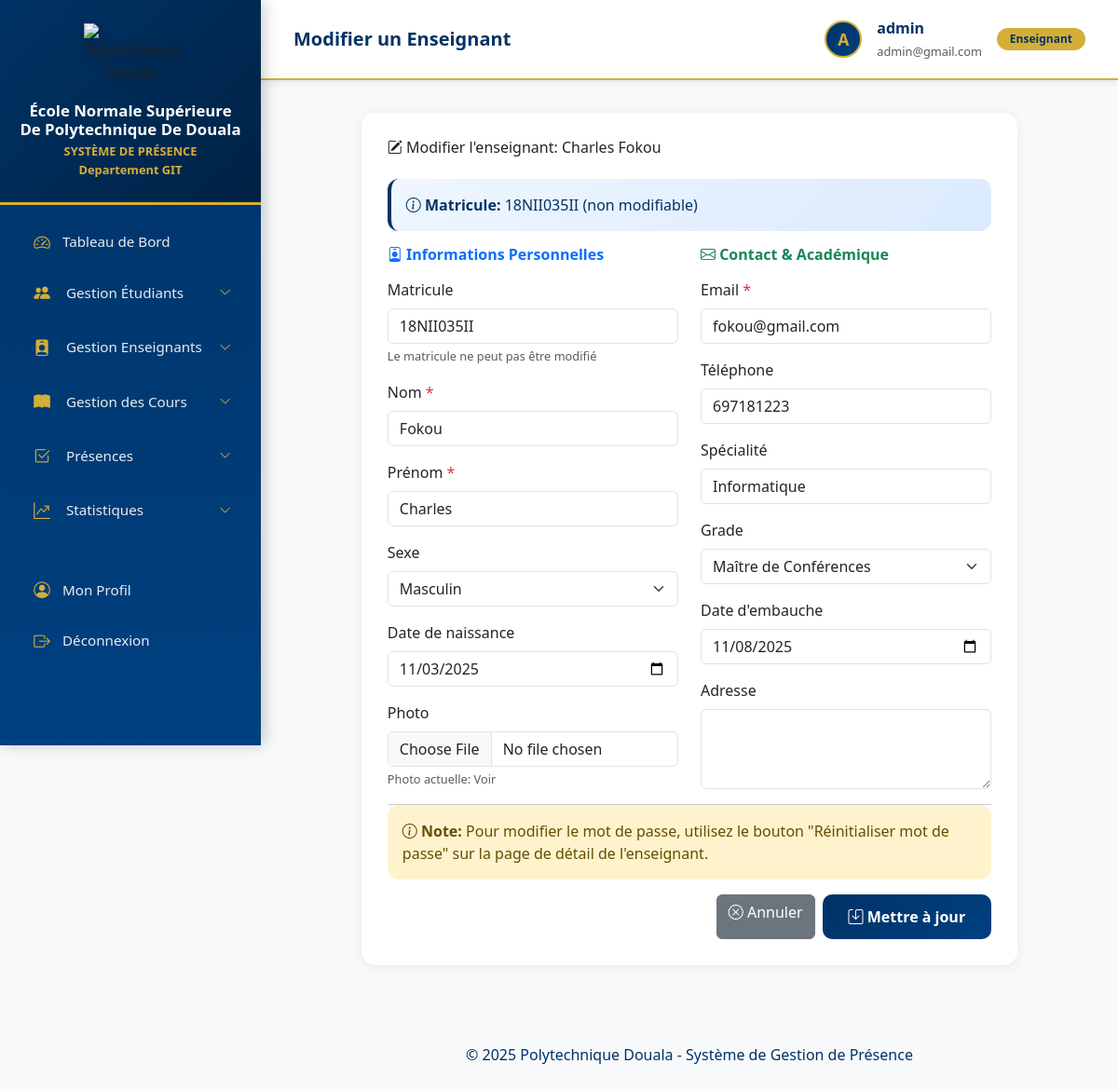
Page /enseignants/18NII035II/modifier/ (signed in) on the committed database.
### accounts/models.py (models this page shows, shortened)
class Profil(models.Model):
    ROLES = [
        ('ADMIN', 'Administrateur'),
        ('ENSEIGNANT', 'Enseignant'),
        ('SCOLARITE', 'Service Scolarité'),
    ]
    user = models.OneToOneField(User, on_delete=models.CASCADE,
                               related_name='profil',
                               verbose_name="Utilisateur")
    role = models.CharField(max_length=20, choices=ROLES,
                           default='ENSEIGNANT',
                           verbose_name="Rôle")
    telephone = models.CharField(max_length=20, blank=True, null=True,
                                verbose_name="Téléphone")
    photo = models.ImageField(upload_to='profils/photos/',
                             blank=True, null=True,
                             verbose_name="Photo")
    adresse = models.TextField(blank=True, null=True, verbose_name="Adresse")
    actif = models.BooleanField(default=True, verbose_name="Actif")
    date_creation = models.DateTimeField(auto_now_add=True)
    date_modification = models.DateTimeField(auto_now=True)
    class Meta:
        verbose_name = "Profil"
        verbose_name_plural = "Profils"
        ordering = ['user__username']
    def est_admin(self):
        return self.role == 'ADMIN' or self.user.is_superuser

### teachers/models.py (models this page shows, shortened)
class Enseignant(models.Model):
    GRADES = [
        ('ASSISTANT', 'Assistant'),
        ('CHARGE', 'Chargé de cours'),
        ('MAITRE_ASSISTANT', 'Maître Assistant'),
        ('MAITRE_CONFERENCE', 'Maître de Conférences'),
        ('PROFESSEUR', 'Professeur'),
    ]
    user = models.OneToOneField(User, on_delete=models.CASCADE, related_name='enseignant', verbose_name="Utilisateur")
    matricule = models.CharField(max_length=20, unique=True, verbose_name="Matricule")
    nom = models.CharField(max_length=100, verbose_name="Nom")
    prenom = models.CharField(max_length=100, verbose_name="Prénom")
    email = models.EmailField(unique=True, verbose_name="Email")
    telephone = models.CharField(max_length=20, blank=True, null=True, verbose_name="Téléphone")
    specialite = models.CharField(max_length=100, blank=True, null=True, verbose_name="Spécialité")
    grade = models.CharField(max_length=20, choices=GRADES, blank=True, null=True, verbose_name="Grade")
    date_naissance = models.DateField(blank=True, null=True, verbose_name="Date de naissance")
    sexe = models.CharField(max_length=1, choices=[('M', 'Masculin'), ('F', 'Féminin')], blank=True, null=True)
    adresse = models.TextField(blank=True, null=True, verbose_name="Adresse")
    date_embauche = models.DateField(blank=True, null=True, verbose_name="Date d'embauche")
    actif = models.BooleanField(default=True, verbose_name="Actif")
    photo = models.ImageField(upload_to='enseignants/photos/', blank=True, null=True, verbose_name="Photo")
    date_creation = models.DateTimeField(auto_now_add=True)
    class Meta:
        verbose_name = "Enseignant"
        verbose_name_plural = "Enseignants"
        ordering = ['nom', 'prenom']
    def nom_complet(self):
        return f"{self.prenom} {self.nom}"

### teachers/views.py (the view, shortened to what this page needs)
# urls.py: path('<str:matricule>/modifier/', views.modifier_enseignant, name='modifier_enseignant'),
@login_required
def modifier_enseignant(request, matricule):
    if not (request.user.profil.est_admin() or request.user.profil.est_scolarite()):
        messages.error(request, '⛔ Accès refusé.')
        return redirect('dashboard')
    enseignant = get_object_or_404(Enseignant, matricule=matricule)
    context = {
        'enseignant': enseignant,
        'grades': Enseignant.GRADES,
    }
    return render(request, 'teachers/modifier_enseignant.html', context)

### teachers/templates/teachers/modifier_enseignant.html (shortened to what this page needs)
{% extends 'base.html' %}
{% block page_title %}Modifier un Enseignant{% endblock %}
{% block content %}
<div class="row justify-content-center">
    <div class="col-md-10">
        <div class="table-card">
            <h4 class="mb-4">
                <i class="bi bi-pencil-square"></i>
                Modifier l'enseignant: {{ enseignant.nom_complet }}
            </h4>
            <div class="alert alert-info">
                <i class="bi bi-info-circle"></i>
                <strong>Matricule:</strong> {{ enseignant.matricule }} (non modifiable)
            </div>
            <form method="post" enctype="multipart/form-data">
                <div class="row">
                    <div class="col-md-6">
                        <h5 class="mb-3 text-primary">
                            <i class="bi bi-person-badge"></i> Informations Personnelles
                        </h5>
                        <div class="mb-3">
                            <label class="form-label">Matricule</label>
                            <input type="text" class="form-control" value="{{ enseignant.matricule }}" readonly>
                            <small class="text-muted">Le matricule ne peut pas être modifié</small>
                        </div>
                        <div class="mb-3">
                            <label class="form-label">Nom <span class="text-danger">*</span></label>
                            <input type="text" name="nom" class="form-control"
                                   value="{{ enseignant.nom }}" required>
                        </div>
                        <div class="mb-3">
                            <label class="form-label">Prénom <span class="text-danger">*</span></label>
                            <input type="text" name="prenom" class="form-control"
                                   value="{{ enseignant.prenom }}" required>
                        </div>
                        <div class="mb-3">
                            <label class="form-label">Sexe</label>
                            <select name="sexe" class="form-select">
                                <option value="M" {% if enseignant.sexe == 'M' %}selected{% endif %}>Masculin</option>
                            </select>
                        </div>
                        <div class="mb-3">
                            <label class="form-label">Date de naissance</label>
                            <input type="date" name="date_naissance" class="form-control"
                                   value="{{ enseignant.date_naissance|date:'Y-m-d' }}">
                        </div>
                        <div class="mb-3">
                            <label class="form-label">Photo</label>
                            <input type="file" name="photo" class="form-control" accept="image/*">
                            {% if enseignant.photo %}
                            <small class="text-muted">
                                Photo actuelle:
                                <a href="{{ enseignant.photo.url }}" target="_blank">Voir</a>
                            </small>
                            {% endif %}
                        </div>
                    </div>
                    <div class="col-md-6">
                        <h5 class="mb-3 text-success">
                            <i class="bi bi-envelope"></i> Contact & Académique
                        </h5>
                        <div class="mb-3">
                            <label class="form-label">Email <span class="text-danger">*</span></label>
                            <input type="email" name="email" class="form-control"
                                   value="{{ enseignant.email }}" required>
                        </div>
                        <div class="mb-3">
                            <label class="form-label">Téléphone</label>
                            <input type="tel" name="telephone" class="form-control"
                                   placeholder="Ex: 677123456"
                                   value="{{ enseignant.telephone }}">
                        </div>
                        <div class="mb-3">
                            <label class="form-label">Spécialité</label>
                            <input type="text" name="specialite" class="form-control"
                                   placeholder="Ex: Mathématiques, Informatique"
                                   value="{{ enseignant.specialite }}">
                        </div>
                        <div class="mb-3">
                            <label class="form-label">Grade</label>
                            <select name="grade" class="form-select">
                                {% for value, label in grades %}
                                <option value="{{ value }}"
                                        {% if enseignant.grade == value %}selected{% endif %}>
                                    {{ label }}
                                </option>
                                {% endfor %}
                            </select>
                        </div>
                        <div class="mb-3">
                            <label class="form-label">Date d'embauche</label>
                            <input type="date" name="date_embauche" class="form-control"
                                   value="{{ enseignant.date_embauche|date:'Y-m-d' }}">
                        </div>
                        <div class="mb-3">
                            <label class="form-label">Adresse</label>
                            <textarea name="adresse" class="form-control" rows="3">{{ enseignant.adresse }}</textarea>
                        </div>
                    </div>
                </div>
                <div class="alert alert-warning">
                    <i class="bi bi-info-circle"></i>
                    <strong>Note:</strong> Pour modifier le mot de passe, utilisez le bouton "Réinitialiser mot de passe"
                    sur la page de détail de l'enseignant.
                </div>
                <div class="d-flex gap-2 justify-content-end">
                    <a href="{% url 'detail_enseignant' enseignant.matricule %}"
                       class="btn btn-secondary">
                        <i class="bi bi-x-circle"></i> Annuler
                    </a>
                    <button type="submit" class="btn btn-primary">
                        <i class="bi bi-save"></i> Mettre à jour
                    </button>
                </div>
            </form>
        </div>
    </div>
</div>
{% endblock %}

### templates/base.html (shortened to what this page needs)
{% load django_browser_reload %}
{% load static %}
<!DOCTYPE html>
<html lang="fr">
<head>
    <link href="https://cdn.jsdelivr.net/npm/bootstrap@5.3.0/dist/css/bootstrap.min.css" rel="stylesheet">
    <script src="https://cdn.tailwindcss.com"></script>
    <link rel="stylesheet" href="https://cdn.jsdelivr.net/npm/bootstrap-icons@1.11.0/font/bootstrap-icons.css">
</head>
<body>
    {% if user.is_authenticated %}
    <div class="sidebar" id="sidebar">
        <div class="logo-section">
            <img src="{% static 'images/logo.png' %}" alt="Polytechnique Douala">
            <h4>École Normale Supérieure De Polytechnique De Douala</h4>
            <p>SYSTÈME DE PRÉSENCE</p>
            <p>Departement GIT</p>
        </div>
        <nav>
            <a class="nav-link {% if request.resolver_match.url_name == 'dashboard' %}active{% endif %}"
               href="{% url 'dashboard' %}">
                <i class="bi bi-speedometer2 icon"></i>
                <span>Tableau de Bord</span>
            </a>
            {% if user.profil.est_admin or user.profil.est_scolarite %}
            <div class="menu-dropdown">
                <div class="menu-dropdown-toggle" onclick="toggleMenu('etudiants')">
                    <div class="d-flex align-items-center gap-3">
                        <i class="bi bi-people-fill icon"></i>
                        <span>Gestion Étudiants</span>
                    </div>
                    <i class="bi bi-chevron-down arrow"></i>
                </div>
            </div>
            <div class="menu-dropdown">
                <div class="menu-dropdown-toggle" onclick="toggleMenu('enseignants')">
                    <div class="d-flex align-items-center gap-3">
                        <i class="bi bi-person-badge-fill icon"></i>
                        <span>Gestion Enseignants</span>
                    </div>
                    <i class="bi bi-chevron-down arrow"></i>
                </div>
            </div>
            <div class="menu-dropdown">
                <div class="menu-dropdown-toggle" onclick="toggleMenu('cours')">
                    <div class="d-flex align-items-center gap-3">
                        <i class="bi bi-book-fill icon"></i>
                        <span>Gestion des Cours</span>
                    </div>
                    <i class="bi bi-chevron-down arrow"></i>
                </div>
            </div>
            <div class="menu-dropdown">
                <div class="menu-dropdown-toggle" onclick="toggleMenu('presences')">
                    <div class="d-flex align-items-center gap-3">
                        <i class="bi bi-check2-square icon"></i>
                        <span>Présences</span>
                    </div>
                    <i class="bi bi-chevron-down arrow"></i>
                </div>
            </div>
            <div class="menu-dropdown">
                <div class="menu-dropdown-toggle" onclick="toggleMenu('stats')">
                    <div class="d-flex align-items-center gap-3">
                        <i class="bi bi-graph-up-arrow icon"></i>
                        <span>Statistiques</span>
                    </div>
                    <i class="bi bi-chevron-down arrow"></i>
                </div>
            </div>
            {% endif %}
            <hr>
            <a class="nav-link {% if 'profil' in request.path %}active{% endif %}"
            href="{% url 'profil' %}">
                <i class="bi bi-person-circle icon"></i>
                <span>Mon Profil</span>
            </a>
            <a class="nav-link" href="{% url 'logout' %}">
                <i class="bi bi-box-arrow-right icon"></i>
                <span>Déconnexion</span>
            </a>
        </nav>
    </div>
    <div class="main-content">
        <div class="top-navbar">
            <div class="d-flex justify-content-between align-items-center">
                <div class="d-flex align-items-center gap-3">
                    <span class="fs-5 fw-bold" style="color: var(--primary-blue);">
                        {% block page_title %}Système de Présence{% endblock %}
                    </span>
                </div>
                <div class="d-flex align-items-center gap-3">
                    <div class="user-avatar">
                        {{ user.first_name.0|default:user.username.0|upper }}
                    </div>
                    <div class="d-none d-md-block">
                        <div class="fw-semibold" style="color: var(--primary-blue);">
                            {{ user.get_full_name|default:user.username }}
                        </div>
                        <small class="text-muted">{{ user.email }}</small>
                    </div>
                    <span class="badge">{{ user.profil.get_role_display }}</span>
                </div>
            </div>
        </div>
        <div class="content-area">
            {% block content %}{% endblock %}
        </div>
        <footer class="text-center py-4" style="color: var(--primary-blue);">
            <p class="mb-1">&copy; 2025 Polytechnique Douala - Système de Gestion de Présence</p>
        </footer>
    </div>
    {% else %}
    {% block login_content %}{% endblock %}
    {% endif %}
</body>
</html>

### rows in the picture
Enseignant: nom_complet "Charles Fokou", matricule "18NII035II", nom "Fokou", prenom "Charles", sexe "Masculin", date_naissance "11/03/2025", email "fokou@gmail.com", telephone "697181223", specialite "Informatique", grade "Maître de Conférences", date_embauche "11/08/2025"

### other values in the picture
{{ user.first_name.0|default:user.username.0|upper }} "A"
{{ user.get_full_name|default:user.username }} "admin"
{{ user.email }} "admin@gmail.com"
{{ user.profil.get_role_display }} "Enseignant"
